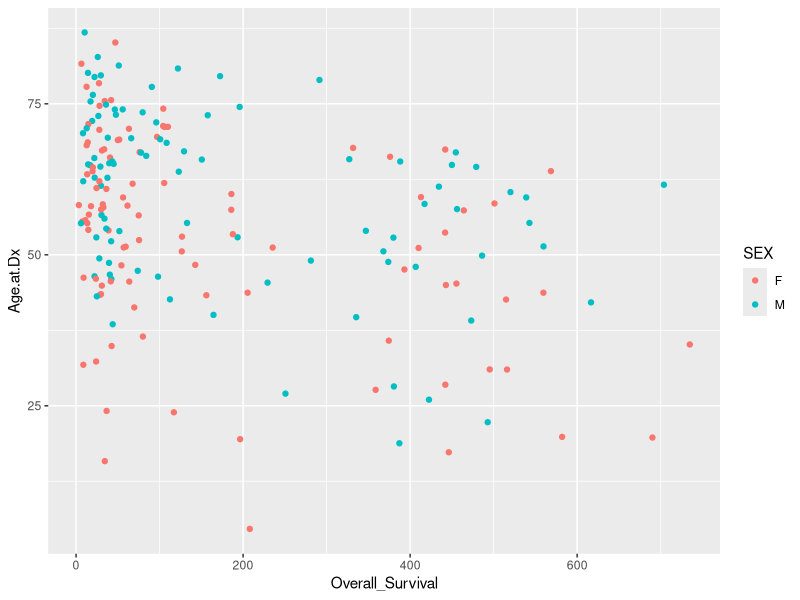
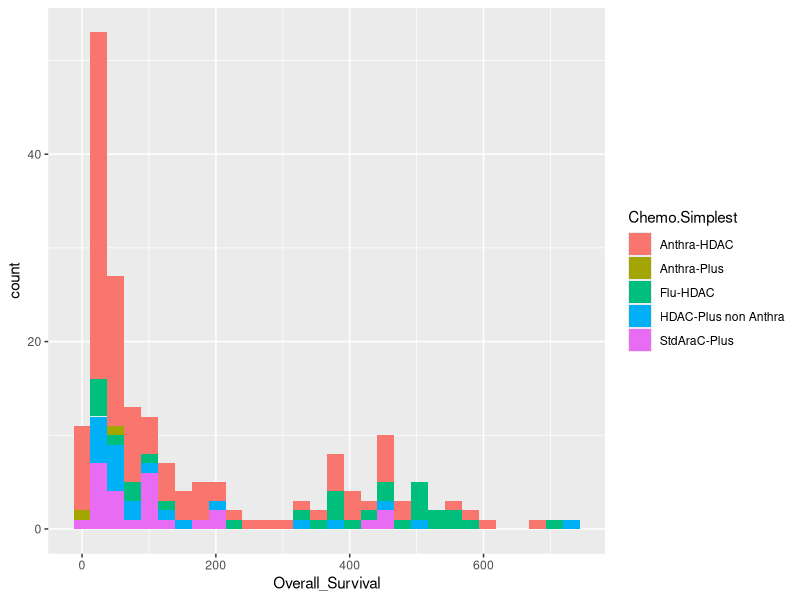
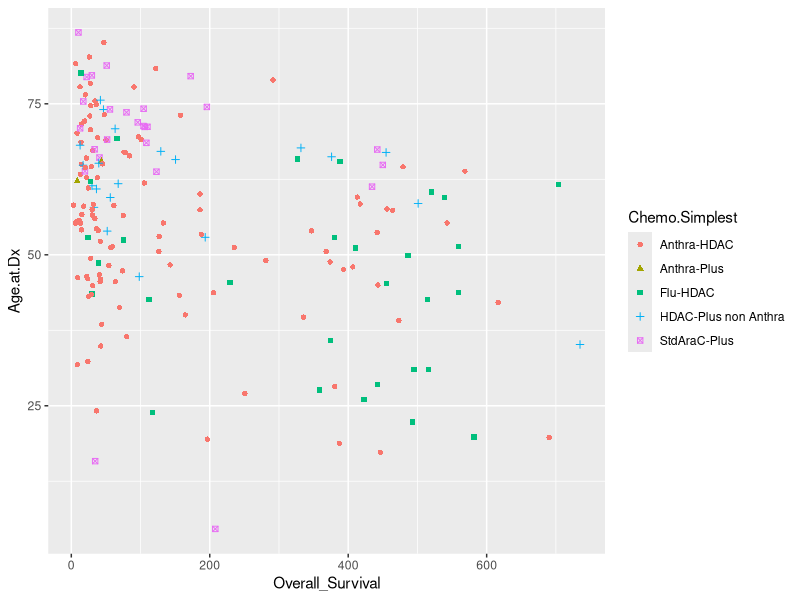
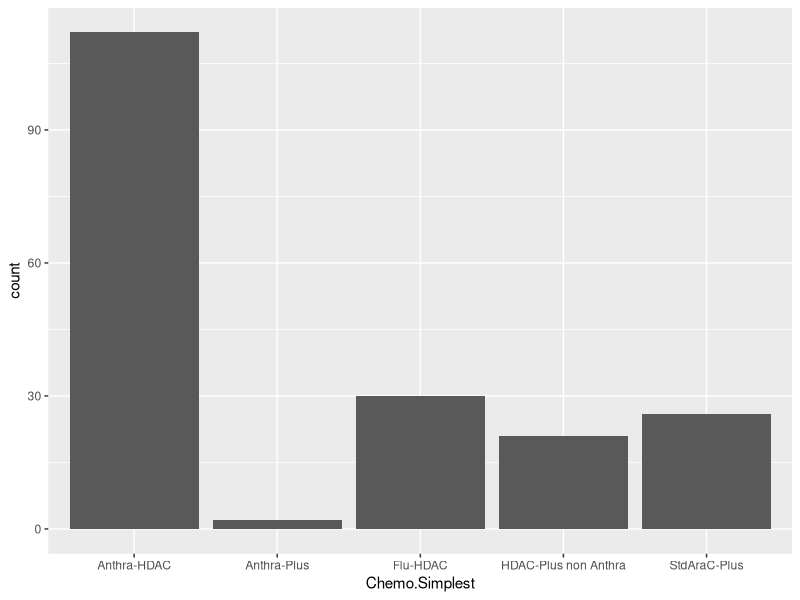
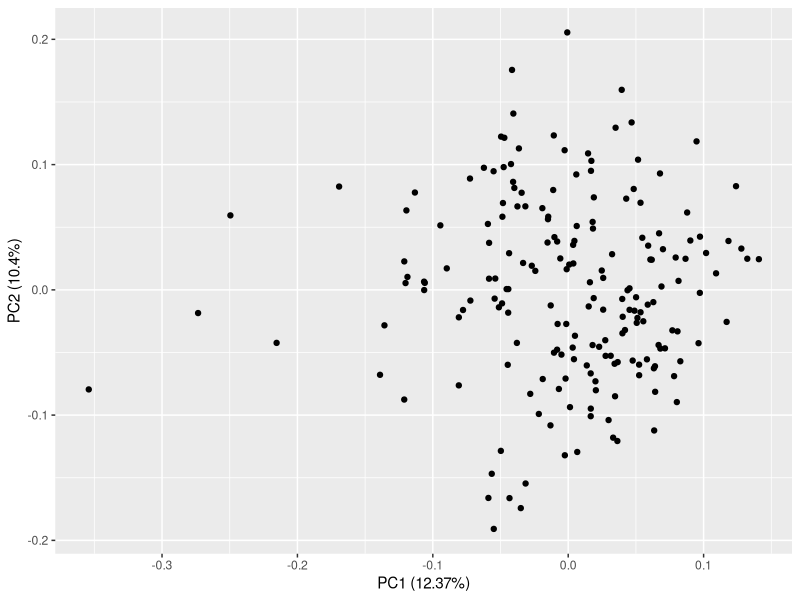
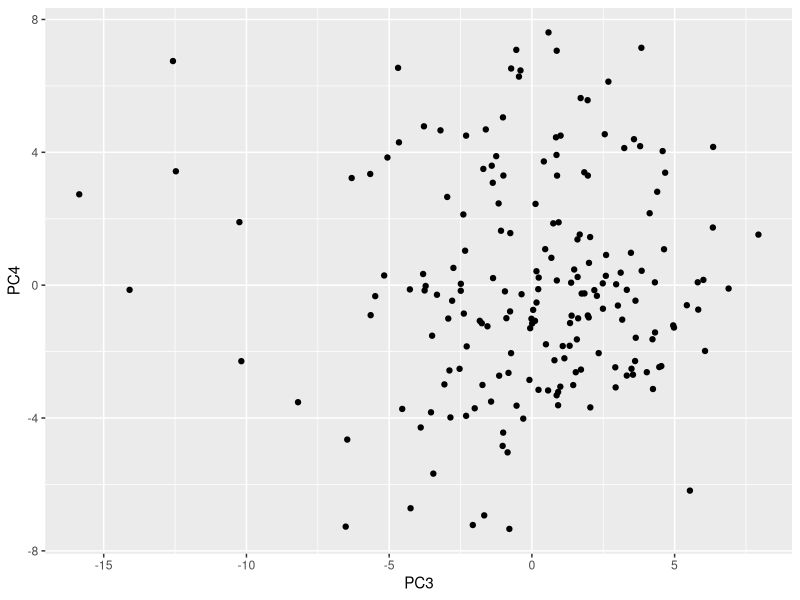
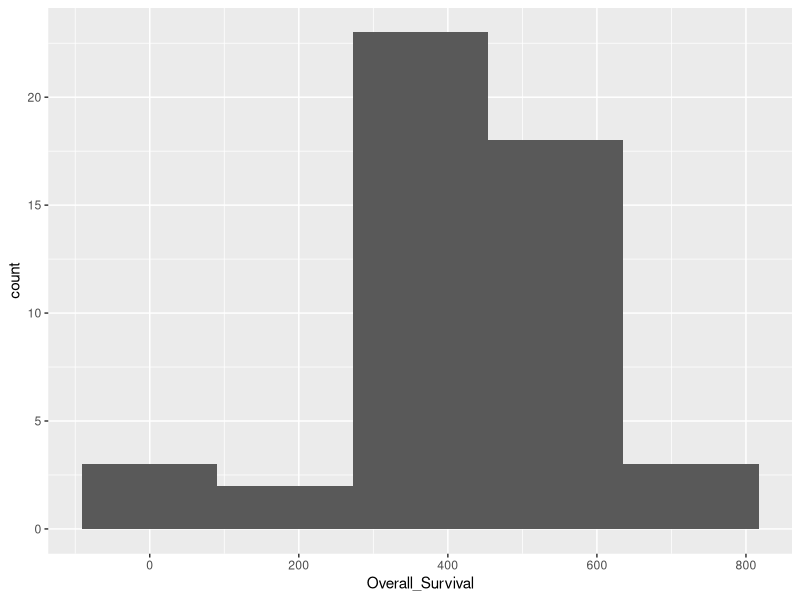
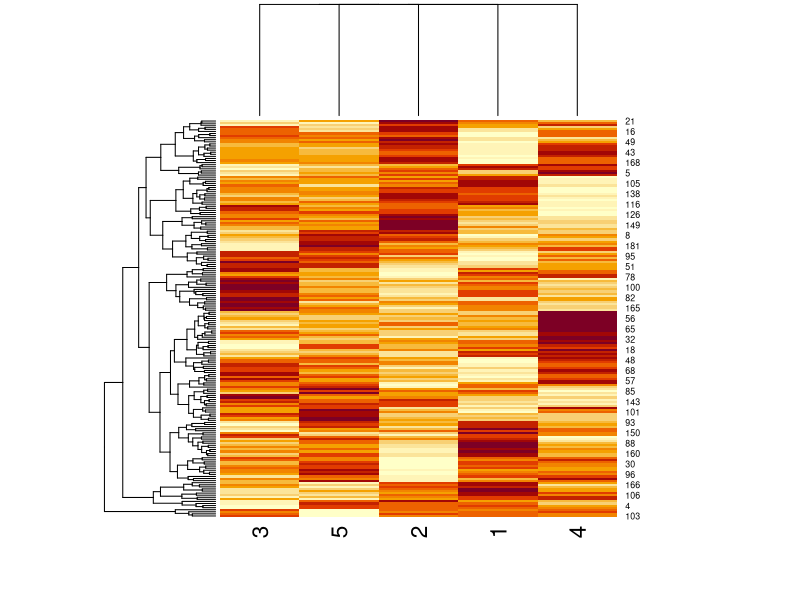

Recreate these plots in R, in order.
## ---- chunk 1
library(tidyverse)
library(ggfortify)
## ---- chunk 2
raw_data <- read.csv(file="trainingData-release.csv", header=TRUE, sep=",")
## ---- chunk 3
as.tibble(raw_data)
## ---- chunk 4
raw_data %>%
  ggplot(aes(x=Overall_Survival, y=Age.at.Dx, colour=SEX)) +
  geom_point()
## ---- chunk 5
raw_data %>%
  ggplot(aes(x=Overall_Survival, fill=Chemo.Simplest)) +
  geom_histogram(aes(colour=Age.at.Dx))
## ---- chunk 6
raw_data %>%
  ggplot(aes(x=Overall_Survival, y=Age.at.Dx, shape=Chemo.Simplest, colour=Chemo.Simplest)) +
  geom_point()
## ---- chunk 7
raw_data %>%
  ggplot(aes(x=Chemo.Simplest)) +
  geom_bar()
## ---- chunk 8
enzyme_data <- raw_data[,42:272]
## ---- chunk 9
View(enzyme_data)
## ---- chunk 10
enzyme_data <- data.matrix(enzyme_data)
## ---- chunk 11
pca_enzyme <- prcomp(enzyme_data)
## ---- chunk 12
View(pca_enzyme)
## ---- chunk 13
autoplot(pca_enzyme)
## ---- chunk 14
pca_enzyme_12 <- as.data.frame(pca_enzyme$x[,3:4])
## ---- chunk 15
pca_enzyme_12 %>%
  ggplot(aes(PC3, PC4)) +
  geom_point()
## ---- chunk 16
alive <- raw_data %>%
  filter(vital.status %in% c('A'))
## ---- chunk 17
as.tibble(alive)
## ---- chunk 18
alive %>%
  ggplot(aes(x=Overall_Survival)) +
  geom_histogram(bins=5)
## ---- chunk 19
over260 <- raw_data %>%
  filter(Overall_Survival >= 260)
## ---- chunk 20
over260 %>%
  filter(vital.status == 'A')
## ---- chunk 21
as.tibble(over260)
## ---- chunk 22
library(fastICA)
## ---- chunk 23
i <- fastICA(enzyme_data, n.comp = 5)
## ---- chunk 24
i$S
## ---- chunk 25
heatmap(i$S)
